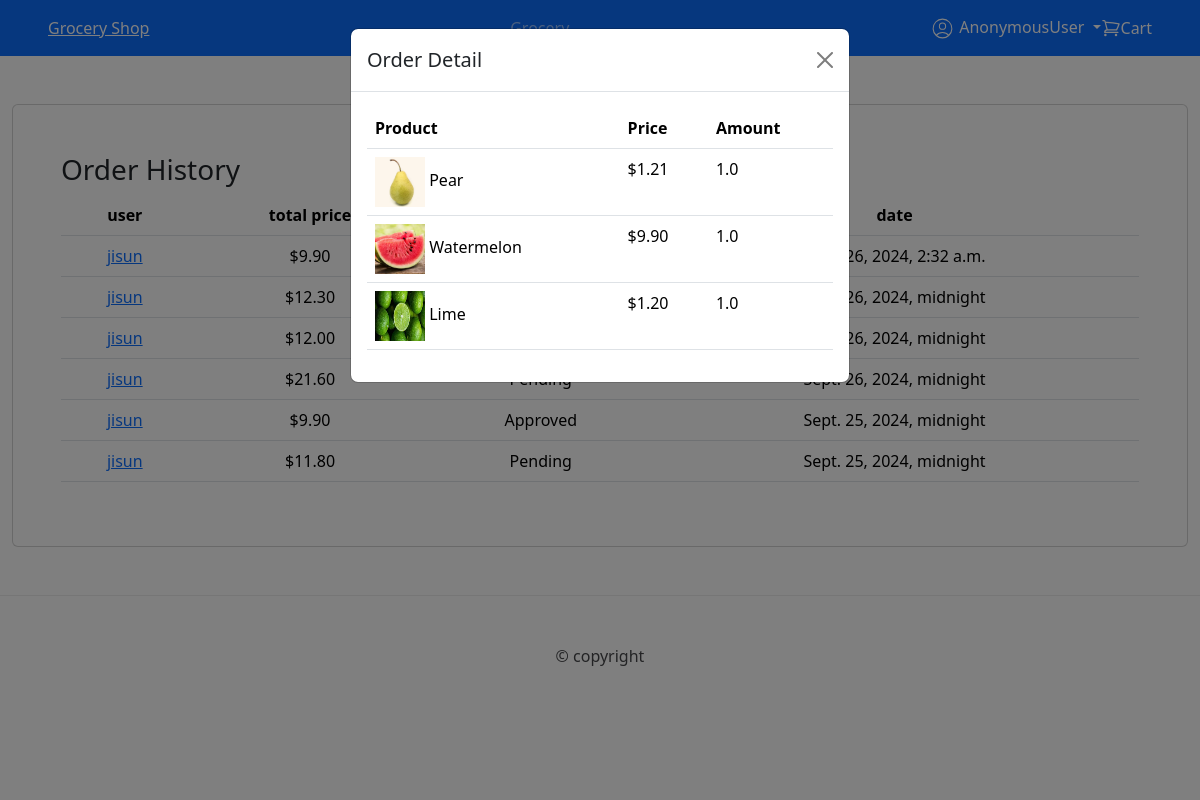
The page /accounts/order-history/2/8/ on the database its author committed.
### grocery/models.py (models this page shows, shortened)
class OrderHistory(models.Model):
    user = models.ForeignKey(settings.AUTH_USER_MODEL, on_delete=models.CASCADE)
    total_price = models.DecimalField(max_digits=10, decimal_places=2, default=0, help_text="Enter Total Price")
    LOAN_STATUS = (
        ('p', 'Pending'),
        ('a', 'Approved'),
        ('d', 'Denied'),
    )
    status = models.CharField(max_length=1, choices=LOAN_STATUS, blank=True, default='p', help_text='Product Status')
    update_date = models.DateTimeField(null=True, blank=True, auto_now_add=True)
    def get_order_url(self):
        return reverse("order-history", args=[str(self.user_id),str(self.id)])
    class Meta:
        ordering = ['-update_date']

class OrderProduct(models.Model):
    oid = models.ForeignKey(OrderHistory, on_delete=models.CASCADE, null=False)
    product = models.ForeignKey(Product,on_delete=models.RESTRICT, null=False)
    amount = models.FloatField(max_length=100,default=0, help_text="Enter amount")

class Product(models.Model):
    name = models.CharField(max_length=100,unique=True,help_text="Enter Product")
    price = models.DecimalField(max_length=100, max_digits=10, decimal_places=2, help_text="Enter Price")
    image = models.ImageField(null=True, upload_to="upload/", blank=True)
    class Meta:
        constraints=[
            UniqueConstraint(
                Lower('name'),
                name="insensitive-unique-product",
                violation_error_message="Product name already exists!"
            )
        ]

### grocery/views.py (the view)
# urls.py: path("order-history/<int:uid>/",views.OrderHistoryList.as_view(), name='order-history'),
class OrderHistoryList(generic.ListView):
    model = OrderHistory
    context_object_name = "order_history"
    template_name = "order/list.html"
    def get_context_data(self, **kwargs: Any):
        context =  super(OrderHistoryList,self).get_context_data(**kwargs)
        context['navItems'] = navItems
        context['order_history'] = OrderHistory.objects.filter(user_id=self.kwargs['uid'])
        if(len(self.kwargs)>1):
            context['selectedOrder'] = OrderProduct.objects.filter(oid=self.kwargs['pk'])
        return context

### grocery/templates/order/list.html (shortened to what this page needs)
{% extends "master.html" %}
{% load static %}
{% block content %}
<div class="card d-flex flex-column justify-content-center mt-5 p-5">
    <h3>Order History</h3>
    <table class="table">
        <thead class="thead-light">
            <tr style="text-align:center">
                <th>user</th>
                <th>total price</th>
                <th>status</th>
                <th>date</th>
            </tr>
        </thead>
        <tbody>
            {% for order in order_history %}
            <tr style="text-align:center">
                <td><a class="detail_link" href="{{order.get_order_url}}">{{ order.user }}</a></td>
                <td>${{ order.total_price }}</td>
                <td>
                    {{ order.get_status_display }}
                </td>
                <td>{{ order.update_date }}</td>
            </tr>
            {% endfor %}
        </tbody>
    </table>
</div>
{% if selectedOrder %}
<div class="modal bmodal" id="order_detail" aria-labelledby="exampleModalLabel" aria-hidden="true"
    style="max-height:80vh; overflow:scroll">
    <div class="modal-dialog">
        <div class="modal-content">
            <div class="modal-header">
                <h5 class="modal-title" id="exampleModalLabel">Order Detail</h5>
                <button type="button" class="btn-close" data-bs-dismiss="modal" aria-label="Close"></button>
            </div>
            <div class="modal-body">
                <table class="table">
                    <thead>
                        <tr>
                            <th scope="col">Product</th>
                            <th scope="col">Price</th>
                            <th scope="col">Amount</th>
                        </tr>
                    </thead>
                    <tbody>
                        {% for so in selectedOrder %}
                        <tr>
                            <td>
                                <img src="{% static so.product.image %}" style="width:50px;height:50px">
                                {{so.product.name}}
                            </td>
                            <td>${{so.product.price}}</td>
                            <td>{{so.amount}}</td>
                        </tr>
                        {% endfor %}
            </div>
        </div>
    </div>
</div>
{% endif %}
{% endblock content %}

### rows shown on the page
OrderHistory: user "jisun", total_price "9.90", update_date "Sept. 26, 2024, 2:32 a.m."
OrderHistory: user "jisun", total_price "12.30", update_date "Sept. 26, 2024, midnight"
OrderHistory: user "jisun", total_price "12.00", update_date "Sept. 26, 2024, midnight"
OrderHistory: user "jisun", total_price "21.60", update_date "Sept. 26, 2024, midnight"
OrderHistory: user "jisun", total_price "9.90", status "Approved", update_date "Sept. 25, 2024, midnight"
OrderHistory: user "jisun", total_price "11.80", status "Pending", update_date "Sept. 25, 2024, midnight"
OrderProduct: product.image (picture), product.name "Pear", product.price "1.21", amount "1.0"
OrderProduct: product.image (picture), product.name "Watermelon", product.price "9.90", amount "1.0"
OrderProduct: product.image (picture), product.name "Lime", product.price "1.20", amount "1.0"

### other values the page prints
{{ user }} "AnonymousUser"
